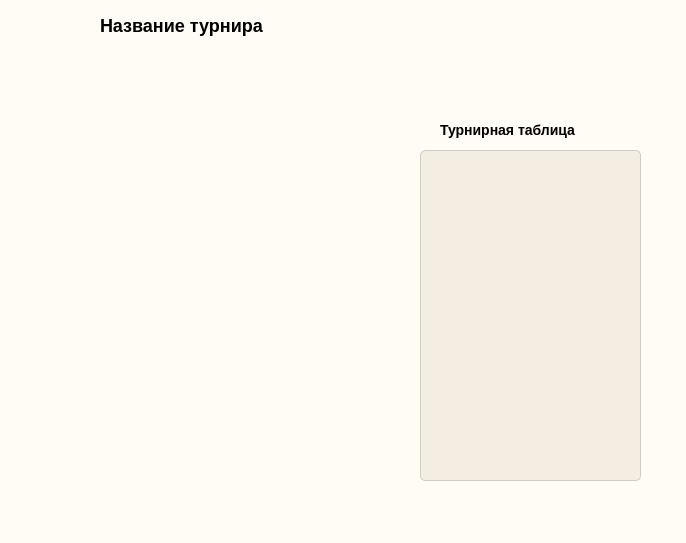
<?xml version="1.0" encoding="UTF-8"?>
<ui version="4.0">
 <class>Dialog</class>
 <widget class="QDialog" name="Dialog">
  <property name="geometry">
   <rect>
    <x>0</x>
    <y>0</y>
    <width>686</width>
    <height>543</height>
   </rect>
  </property>
  <property name="windowTitle">
   <string>Dialog</string>
  </property>
  <property name="styleSheet">
   <string notr="true">QDialog{
background-color: #FFFBF5; /* белый бэкграунд */
}
QLabel {
    font-size: 14px; /* size of label text */
    font-weight: bold; /* bold label text */
}

</string>
  </property>
  <widget class="QTabWidget" name="tabWidget">
   <property name="geometry">
    <rect>
     <x>10</x>
     <y>50</y>
     <width>451</width>
     <height>511</height>
    </rect>
   </property>
   <property name="styleSheet">
    <string notr="true">QTabWidget::pane {
    border: None;
    background-color: #FFFBF5; /* Цвет фона */
    box-shadow: 0 0 10px rgba(0, 0, 0, 0.2);
}

QTabWidget::tab-bar {
    alignment: left;
}

QTabBar::tab {
    background-color: #666; /* цвет неактивной вкладки */
    color: #fff;
    padding: 10px;
    border: 1px solid #666;
    border-radius: 5px 5px 0 0;
}

QTabBar::tab:selected {
    background-color: #FFC107; /* цвет активной вкладки */
    color: #fff;
    border-bottom: 2px solid #FFC107;
    box-shadow: 0 0 10px rgba(255, 193, 7, 0.5);
}

QTabBar::tab:hover {
    background-color: #FF9800; /* цвет при наведении курсора */
    color: #fff;
    border-bottom: 1px solid #FF9800;
}

QTabBar::tab:disabled {
    background-color: #ccc; /* цвет недоступной вкладки */
    color: #666;
    border-bottom: 1px solid #ccc;
}</string>
   </property>
  </widget>
  <widget class="QLabel" name="title_label">
   <property name="geometry">
    <rect>
     <x>100</x>
     <y>10</y>
     <width>521</width>
     <height>31</height>
    </rect>
   </property>
   <property name="styleSheet">
    <string notr="true">
QLabel {
    font-size: 18px; /* size of label text */
    font-weight: bold; /* bold label text */
}
</string>
   </property>
   <property name="text">
    <string>Название турнира</string>
   </property>
  </widget>
  <widget class="QLabel" name="label">
   <property name="geometry">
    <rect>
     <x>440</x>
     <y>120</y>
     <width>221</width>
     <height>20</height>
    </rect>
   </property>
   <property name="styleSheet">
    <string notr="true">
QLabel {
    font-size: 14px; /* size of label text */
    font-weight: bold; /* bold label text */
}
</string>
   </property>
   <property name="text">
    <string>Турнирная таблица</string>
   </property>
  </widget>
  <widget class="QListWidget" name="standings_list">
   <property name="geometry">
    <rect>
     <x>420</x>
     <y>150</y>
     <width>221</width>
     <height>331</height>
    </rect>
   </property>
   <property name="font">
    <font>
     <pointsize>10</pointsize>
     <bold>true</bold>
    </font>
   </property>
   <property name="styleSheet">
    <string notr="true">QListWidget {
    /* общий стиль списка */
    border: 1px solid #ccc;
    border-radius: 5px;
    background-color: #F4EDE2;
    padding: 5px;
}

QListWidget::item {
    /* стиль отдельного элемента списка */
    padding: 10px;
    border-bottom: 2px solid #ccc;
}

QListWidget::item:hover {
    /* стиль элемента при наведении курсора */
    background-color: #E6DAC3;
    border-bottom: 2px solid #aaa;
}

QListWidget::item:selected {
    /* стиль выбранного элемента */
    background-color: #C9C4B5;
    border-bottom: 2px solid #666;
    color: #333;
}

QListWidget::item:selected:hover {
    /* стиль выбранного элемента при наведении курсора */
    background-color: #B3A892;
    border-bottom: 2px solid #444;
    color: #222;
}
</string>
   </property>
  </widget>
  <widget class="QLabel" name="remaining_time_label">
   <property name="geometry">
    <rect>
     <x>490</x>
     <y>510</y>
     <width>181</width>
     <height>21</height>
    </rect>
   </property>
   <property name="text">
    <string/>
   </property>
  </widget>
 </widget>
 <resources/>
 <connections/>
</ui>
